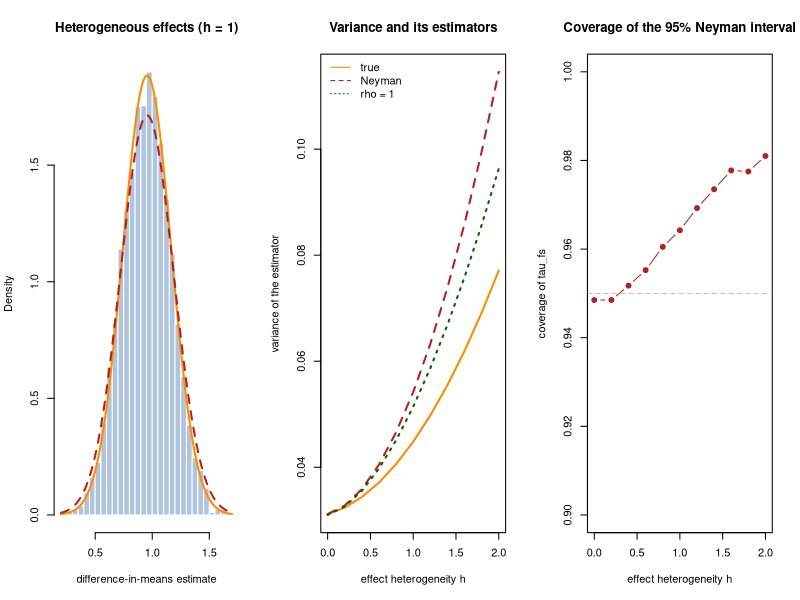

The R script that drew this image:
# Randomization distribution, variance estimators and coverage in a fixed finite population.
set.seed(0)
n <- 100; n_t <- 50; n_c <- n - n_t; k_draws <- 4000
z <- qnorm(0.975)
y0 <- rnorm(n)
eta <- rnorm(n)                          # drives the heterogeneity of unit-level effects
assign <- replicate(k_draws, seq_len(n) %in% sample(n, n_t))   # n x k matrix

simulate <- function(y1) {
  t(apply(assign, 2, function(w) {
    st2 <- var(y1[w]); sc2 <- var(y0[!w])
    v_ney <- sc2 / n_c + st2 / n_t
    c(est = mean(y1[w]) - mean(y0[!w]), v_ney = v_ney,
      v_rho1 = v_ney - (sqrt(st2) - sqrt(sc2))^2 / n)
  }))
}
true_var <- function(y1) var(y0) / n_c + var(y1) / n_t - var(y1 - y0) / n

par(mfrow = c(1, 3))
y1 <- y0 + 1 + eta
sim <- simulate(y1); tau_fs <- mean(y1 - y0)
hist(sim[, "est"], breaks = 40, freq = FALSE, col = "lightsteelblue", border = "white",
     xlab = "difference-in-means estimate", main = "Heterogeneous effects (h = 1)")
curve(dnorm(x, tau_fs, sqrt(true_var(y1))), add = TRUE, col = "darkorange", lwd = 2)
curve(dnorm(x, tau_fs, sqrt(mean(sim[, "v_ney"]))), add = TRUE, col = "firebrick", lwd = 2, lty = 2)

hs <- seq(0, 2, length.out = 11)
res <- t(sapply(hs, function(h) {
  y1 <- y0 + 1 + h * eta
  sim <- simulate(y1); tau_fs <- mean(y1 - y0)
  c(true = true_var(y1), ney = mean(sim[, "v_ney"]), rho1 = mean(sim[, "v_rho1"]),
    cover = mean(abs(sim[, "est"] - tau_fs) <= z * sqrt(sim[, "v_ney"])))
}))
matplot(hs, res[, 1:3], type = "l", lty = 1:3, lwd = 2, col = c("darkorange", "firebrick", "darkgreen"),
        xlab = "effect heterogeneity h", ylab = "variance of the estimator",
        main = "Variance and its estimators")
legend("topleft", c("true", "Neyman", "rho = 1"), lty = 1:3, col = c("darkorange", "firebrick", "darkgreen"), bty = "n")
plot(hs, res[, "cover"], type = "b", pch = 19, ylim = c(0.9, 1), col = "firebrick",
     xlab = "effect heterogeneity h", ylab = "coverage of tau_fs",
     main = "Coverage of the 95% Neyman interval")
abline(h = 0.95, lty = 2, col = "gray")
